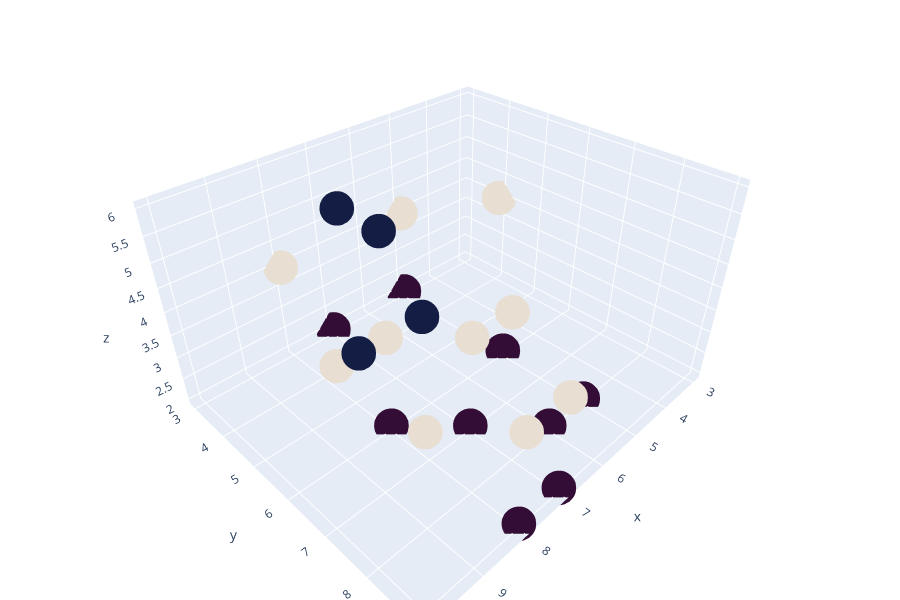

The notebook cell this image was saved under:
### Markdown cell above
###### Additional visualization

### Code cell
fig = go.Figure()
data_scatter = go.Scatter3d(x=data["Leave"], y=data["Enter"], z=data["Hours spent"], 
                            mode="markers",
                            marker=dict(size=12,color=data['Hours spent'],colorscale='curl_r'))
fig.add_trace(data_scatter)
fig.update_layout(margin=dict(l=0, r=0, t=0, b=0), 
                  height=600)
fig

### Figure 1 — Plotly figure (JSON) as saved in the notebook; plotly's stock layout.template omitted (floating-point values rounded to 4 significant figures)
{"data": [{"marker": {"color": [2, 4, 2, 4, 6, 2, 4, 2, 4, 2, 4, 2, 4, 2, 6, 4, 2, 6, 4, 2, 6, 4, 4, 6, 2, 4, 6], "colorscale": [[0, "rgb(51, 13, 53)"], [0.09091, "rgb(111, 23, 91)"], [0.1818, "rgb(164, 54, 96)"], [0.2727, "rgb(203, 101, 99)"], [0.3636, "rgb(224, 160, 137)"], [0.4545, "rgb(241, 218, 206)"], [0.5455, "rgb(223, 225, 211)"], [0.6364, "rgb(153, 189, 156)"], [0.7273, "rgb(63, 156, 129)"], [0.8182, "rgb(18, 115, 117)"], [0.9091, "rgb(28, 72, 93)"], [1, "rgb(20, 29, 67)"]], "size": 12}, "mode": "markers", "type": "scatter3d", "x": [5, 3, 5, 5, 8, 5, 7, 6, 8, 5, 8, 7, 9, 8, 8, 6, 7, 9, 9, 8, 8, 7, 8, 10, 7, 8, 9], "y": [8, 4, 6, 3, 5, 8, 7, 8, 6, 3, 3, 9, 8, 9, 5, 7, 3, 8, 6, 6, 6, 9, 9, 8, 7, 6, 8], "z": [2, 4, 2, 4, 6, 2, 4, 2, 4, 2, 4, 2, 4, 2, 6, 4, 2, 6, 4, 2, 6, 4, 4, 6, 2, 4, 6]}], "layout": {"height": 600, "margin": {"b": 0, "l": 0, "r": 0, "t": 0}}}
